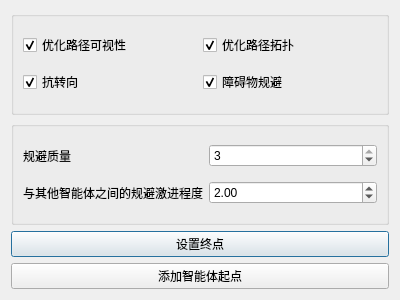
<?xml version="1.0" encoding="UTF-8"?>
<ui version="4.0">
 <class>AddAgentDlg</class>
 <widget class="QDialog" name="AddAgentDlg">
  <property name="geometry">
   <rect>
    <x>0</x>
    <y>0</y>
    <width>400</width>
    <height>300</height>
   </rect>
  </property>
  <property name="windowTitle">
   <string>添加智能体</string>
  </property>
  <layout class="QVBoxLayout" name="verticalLayout">
   <item>
    <widget class="QGroupBox" name="groupBox">
     <property name="title">
      <string/>
     </property>
     <layout class="QGridLayout" name="gridLayout">
      <item row="0" column="0">
       <widget class="QCheckBox" name="optimizePathVisibility">
        <property name="text">
         <string>优化路径可视性</string>
        </property>
        <property name="checked">
         <bool>true</bool>
        </property>
       </widget>
      </item>
      <item row="0" column="1">
       <widget class="QCheckBox" name="optimizePathTopology">
        <property name="text">
         <string>优化路径拓扑</string>
        </property>
        <property name="checked">
         <bool>true</bool>
        </property>
       </widget>
      </item>
      <item row="1" column="0">
       <widget class="QCheckBox" name="anticipateTurn">
        <property name="text">
         <string>抗转向</string>
        </property>
        <property name="checked">
         <bool>true</bool>
        </property>
       </widget>
      </item>
      <item row="1" column="1">
       <widget class="QCheckBox" name="obstacleAvoidance">
        <property name="text">
         <string>障碍物规避</string>
        </property>
        <property name="checked">
         <bool>true</bool>
        </property>
       </widget>
      </item>
     </layout>
    </widget>
   </item>
   <item>
    <widget class="QGroupBox" name="groupBox_2">
     <property name="title">
      <string/>
     </property>
     <layout class="QGridLayout" name="gridLayout_2">
      <item row="0" column="1">
       <widget class="QSpinBox" name="obstacleAvoidanceType">
        <property name="maximum">
         <number>3</number>
        </property>
        <property name="value">
         <number>3</number>
        </property>
       </widget>
      </item>
      <item row="1" column="0">
       <widget class="QLabel" name="label_2">
        <property name="text">
         <string>与其他智能体之间的规避激进程度</string>
        </property>
       </widget>
      </item>
      <item row="1" column="1">
       <widget class="QDoubleSpinBox" name="separationWeight">
        <property name="maximum">
         <double>20.000000000000000</double>
        </property>
        <property name="singleStep">
         <double>1.000000000000000</double>
        </property>
        <property name="value">
         <double>2.000000000000000</double>
        </property>
       </widget>
      </item>
      <item row="0" column="0">
       <widget class="QLabel" name="label">
        <property name="text">
         <string>规避质量</string>
        </property>
       </widget>
      </item>
     </layout>
    </widget>
   </item>
   <item>
    <widget class="QPushButton" name="pushButtonSetTarget">
     <property name="text">
      <string>设置终点</string>
     </property>
     <property name="checkable">
      <bool>true</bool>
     </property>
    </widget>
   </item>
   <item>
    <widget class="QPushButton" name="pushButtonAddAgent">
     <property name="text">
      <string>添加智能体起点</string>
     </property>
     <property name="checkable">
      <bool>true</bool>
     </property>
    </widget>
   </item>
  </layout>
 </widget>
 <resources/>
 <connections/>
</ui>
